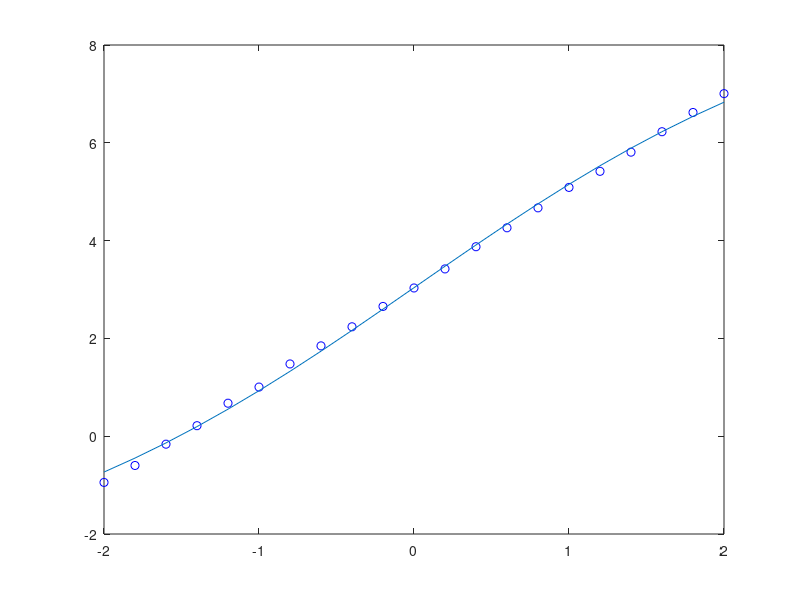

Write the MATLAB code that produced this figure.
clc
clear

%Regresion cuadratica
clear

a = 2;
b = 3;

x = -2:0.2:2;

Q = length(x);

yb = a*x + b + 0.1*rand(1,Q);

h = figure(1);
plot(x,yb,'bo');

%%%%%%%%%%%%%%%%%%%%%%%%%%%%%%%%%%%%%%%%%%%%%%%%%%%%%%%%%%%%%%%%%%%%%%%%%%%
Q = length(x);% Cantidad de datos de prueba
ni = 1;%numero de neuronas de la capa de entrada
no = 8;%numero de neuronas en la capa oculta
ns = 1;%numero de neuronas en la capa de salida
m = 2;

%W1 = [ -0.27; -0.41]
%b1 = [ -0.48; -0.13]
W1 = 0.01*rand(no,ni);
b1 = 0.1*rand(no,1);
%W2 = [ 0.09 -0.17] %1x1
%b2 = [ 0.48] %1x1
W2 = 0.01*rand(ns,no);
b2 = 0.1*rand(ns,1);
%%%%%%%%%%%%%%%%%%%%%%%%%%%%%%%%%%%
%%%%%%%%%%%%%%%%%%%%%%%%%%%%
niter = 10000;
Jold = 10^10;
sigma = 0.1;
while 1
    J = 0;
    dJdW1Cum = 0;
    dJdb1Cum = 0;
    dJdW2Cum = 0;
    dJdb2Cum = 0;
    for q = 1:Q
       %%%%FEEDFORWARD%%%%
       a0 = x(:,q);
       n1 = W1*a0+b1;
       a1 = 1./(1+exp(-n1));

       n2 = W2*a1 + b2;
       a2 = n2;
       %%%%ERRROR%%%%%%%%
       err = yb(:,q) - a2;
       Jq = err'*err;
       J = J + Jq;
       %%%BACKPROPAGATION%%%
       dfdn2 = ones(1,ns);
       dF2 = diag(dfdn2);
       S2 = -2*dF2*err;
       dfdn1 = a1.*(1-a1);
       dF1 = diag(dfdn1);
       S1 = dF1*W2'*S2;
       
       dJdW2Cum = dJdW2Cum + S2*a1';
       dJdb2Cum = dJdb2Cum + S2;
       dJdW1Cum = dJdW1Cum + S1*a0';
       dJdb1Cum = dJdb1Cum + S1;
       
    end
    Jnew = J/Q
    dJ = sqrt(abs(Jnew - Jold)/Jold);
    if(Jnew < 0.01)
        break;
    end
    W2 = W2 - sigma*dJdW2Cum/Q;
    b2 = b2 - sigma*dJdb2Cum/Q;
    W1 = W1 - sigma*dJdW1Cum/Q;
    b1 = b1 - sigma*dJdb1Cum/Q;
    Jold = Jnew;
end

for q = 1:Q
       %%%%FEEDFORWARD%%%%
       a0 = x(:,q);
       xx(q,1) = a0;
       n1 = W1*a0+b1;
       a1 = 1./(1+exp(-n1));

       n2 = W2*a1 + b2;
       a2 = n2;
       yy(q,1) = a2;
end
hold on

plot(xx,yy)